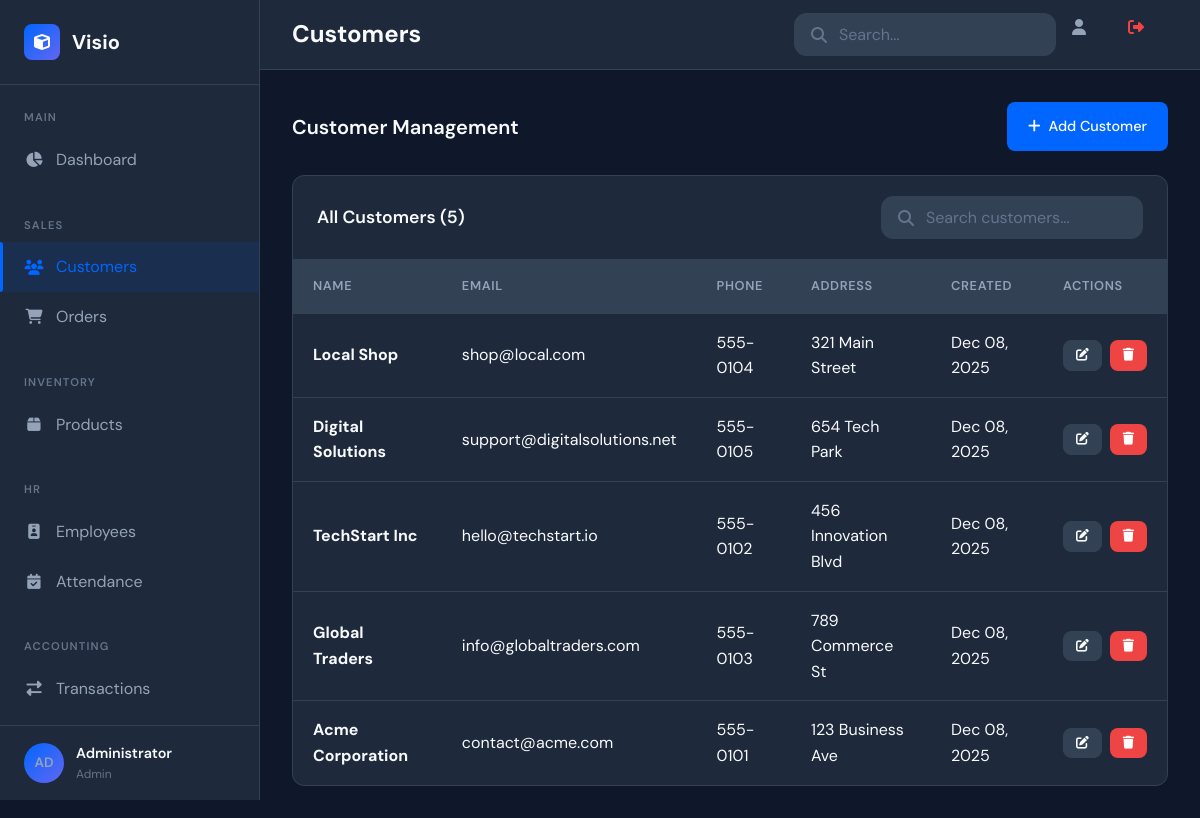
The app's page /customers (signed in) with its own data.
### app.py (models this page shows, shortened)
class User(UserMixin, db.Model):
    id = db.Column(db.Integer, primary_key=True)
    email = db.Column(db.String(120), unique=True, nullable=False)
    password_hash = db.Column(db.String(256), nullable=False)
    full_name = db.Column(db.String(100), nullable=False)
    role = db.Column(db.String(20), default='user')
    is_active = db.Column(db.Boolean, default=True)
    created_at = db.Column(db.DateTime, default=datetime.utcnow)
    last_login = db.Column(db.DateTime)
    def get_initials(self):
        names = self.full_name.split()
        if len(names) >= 2:
            return f"{names[0][0]}{names[1][0]}".upper()
        return self.full_name[:2].upper()

class Customer(db.Model):
    id = db.Column(db.Integer, primary_key=True)
    name = db.Column(db.String(100), nullable=False)
    email = db.Column(db.String(120), unique=True, nullable=False)
    phone = db.Column(db.String(20))
    address = db.Column(db.Text)
    created_at = db.Column(db.DateTime, default=datetime.utcnow)
    created_by = db.Column(db.Integer, db.ForeignKey('user.id'))
    orders = db.relationship('Order', backref='customer', lazy=True)

### app.py (the view)
@app.route('/customers')
@login_required
def customers():
    return render_template('customers.html', customers=Customer.query.order_by(Customer.created_at.desc()).all())

### app.py (called while the page is built)
@login_manager.user_loader
def load_user(user_id):
    return User.query.get(int(user_id))

### templates/customers.html (shortened to what this page needs)
{% extends "base.html" %}
{% block page_title %}Customers{% endblock %}
{% block content %}
<div class="section-header">
    <h2 class="section-title">Customer Management</h2>
    <a href="{{ url_for('add_customer') }}" class="btn btn-primary">
        <i class="fas fa-plus"></i>
        Add Customer
    </a>
</div>
<div class="card">
    <div class="card-header">
        <h3 class="card-title">All Customers ({{ customers|length }})</h3>
        <div class="search-box">
            <i class="fas fa-search"></i>
            <input type="text" id="searchCustomers" placeholder="Search customers..." onkeyup="filterTable('searchCustomers', 'customersTable')">
        </div>
    </div>
    <div class="card-body" style="padding: 0;">
        {% if customers %}
        <table class="data-table" id="customersTable">
            <thead>
                <tr>
                    <th>Name</th>
                    <th>Email</th>
                    <th>Phone</th>
                    <th>Address</th>
                    <th>Created</th>
                    <th>Actions</th>
                </tr>
            </thead>
            <tbody>
                {% for customer in customers %}
                <tr>
                    <td>
                        <strong>{{ customer.name }}</strong>
                    </td>
                    <td>{{ customer.email }}</td>
                    <td>{{ customer.phone or '-' }}</td>
                    <td>{{ customer.address or '-' }}</td>
                    <td>{{ customer.created_at.strftime('%b %d, %Y') }}</td>
                    <td>
                        <div class="btn-group">
                            <a href="{{ url_for('edit_customer', id=customer.id) }}" class="btn btn-sm btn-secondary" title="Edit">
                                <i class="fas fa-edit"></i>
                            </a>
                            <form action="{{ url_for('delete_customer', id=customer.id) }}" method="POST" style="display: inline;" data-confirm="Are you sure you want to delete this customer?">
                                <button type="submit" class="btn btn-sm btn-danger" title="Delete">
                                    <i class="fas fa-trash"></i>
                                </button>
                            </form>
                        </div>
                    </td>
                </tr>
                {% endfor %}
            </tbody>
        </table>
        {% endif %}
    </div>
</div>
{% endblock %}

### templates/base.html (shortened to what this page needs)
<!DOCTYPE html>
<html lang="en">
<head>
    <link rel="stylesheet" href="https://cdnjs.cloudflare.com/ajax/libs/font-awesome/6.4.0/css/all.min.css">
    <link rel="stylesheet" href="{{ url_for('static', filename='css/style.css') }}">
</head>
<body>
    <div class="app-container">
        <aside class="sidebar">
            <div class="sidebar-header">
                <div class="logo">
                    <i class="fas fa-cube"></i>
                    <span>Visio</span>
                </div>
            </div>
            <nav class="sidebar-nav">
                <div class="nav-section">
                    <span class="nav-section-title">Main</span>
                    <a href="{{ url_for('dashboard') }}" class="nav-item {% if request.endpoint == 'dashboard' %}active{% endif %}">
                        <i class="fas fa-chart-pie"></i><span>Dashboard</span>
                    </a>
                </div>
                <div class="nav-section">
                    <span class="nav-section-title">Sales</span>
                    <a href="{{ url_for('customers') }}" class="nav-item {% if 'customer' in request.endpoint %}active{% endif %}">
                        <i class="fas fa-users"></i><span>Customers</span>
                    </a>
                    <a href="{{ url_for('orders') }}" class="nav-item {% if 'order' in request.endpoint %}active{% endif %}">
                        <i class="fas fa-shopping-cart"></i><span>Orders</span>
                    </a>
                </div>
                <div class="nav-section">
                    <span class="nav-section-title">Inventory</span>
                    <a href="{{ url_for('products') }}" class="nav-item {% if 'product' in request.endpoint %}active{% endif %}">
                        <i class="fas fa-box"></i><span>Products</span>
                    </a>
                </div>
                <div class="nav-section">
                    <span class="nav-section-title">HR</span>
                    <a href="{{ url_for('employees') }}" class="nav-item {% if 'employee' in request.endpoint %}active{% endif %}">
                        <i class="fas fa-id-badge"></i><span>Employees</span>
                    </a>
                    <a href="{{ url_for('attendance') }}" class="nav-item {% if 'attendance' in request.endpoint %}active{% endif %}">
                        <i class="fas fa-calendar-check"></i><span>Attendance</span>
                    </a>
                </div>
                <div class="nav-section">
                    <span class="nav-section-title">Accounting</span>
                    <a href="{{ url_for('transactions') }}" class="nav-item {% if 'transaction' in request.endpoint %}active{% endif %}">
                        <i class="fas fa-exchange-alt"></i><span>Transactions</span>
                    </a>
                    <a href="{{ url_for('reports') }}" class="nav-item {% if 'report' in request.endpoint %}active{% endif %}">
                    </a>
                </div>
            </nav>
            <div class="sidebar-footer">
                <div class="user-info" style="cursor: pointer;" onclick="toggleUserMenu()">
                    <div class="user-avatar" style="background: linear-gradient(135deg, #0066FF, #6366F1); display: flex; align-items: center; justify-content: center; font-weight: 600; font-size: 0.85rem;">
                        {{ current_user.get_initials() }}
                    </div>
                    <div class="user-details">
                        <span class="user-name">{{ current_user.full_name }}</span>
                        <span class="user-role">{{ current_user.role|capitalize }}</span>
                    </div>
                </div>
            </div>
        </aside>
        <main class="main-content">
            <header class="content-header">
                <div class="header-left">
                    <h1 class="page-title">{% block page_title %}Dashboard{% endblock %}</h1>
                </div>
                <div class="header-right">
                    <div class="search-box"><i class="fas fa-search"></i><input type="text" placeholder="Search..."></div>
                    <a href="{{ url_for('profile') }}" class="notification-btn" title="Profile"><i class="fas fa-user"></i></a>
                    <a href="{{ url_for('logout') }}" class="notification-btn" title="Logout" style="color: #EF4444;"><i class="fas fa-sign-out-alt"></i></a>
                </div>
            </header>
            <div class="content-body">{% block content %}{% endblock %}</div>
        </main>
    </div>
</body>
</html>

### records on screen
User: get_initials "AD", full_name "Administrator", role "Admin"
Customer: name "Local Shop", email "shop@local.com", phone "555-0104", address "321 Main Street", created_at "Dec 08, 2025"
Customer: name "Digital Solutions", email "support@digitalsolutions.net", phone "555-0105", address "654 Tech Park", created_at "Dec 08, 2025"
Customer: name "TechStart Inc", email "hello@techstart.io", phone "555-0102", address "456 Innovation Blvd", created_at "Dec 08, 2025"
Customer: name "Global Traders", email "info@globaltraders.com", phone "555-0103", address "789 Commerce St", created_at "Dec 08, 2025"
Customer: name "Acme Corporation", email "contact@acme.com", phone "555-0101", address "123 Business Ave", created_at "Dec 08, 2025"

### other values on screen
{{ customers|length }} "5"
